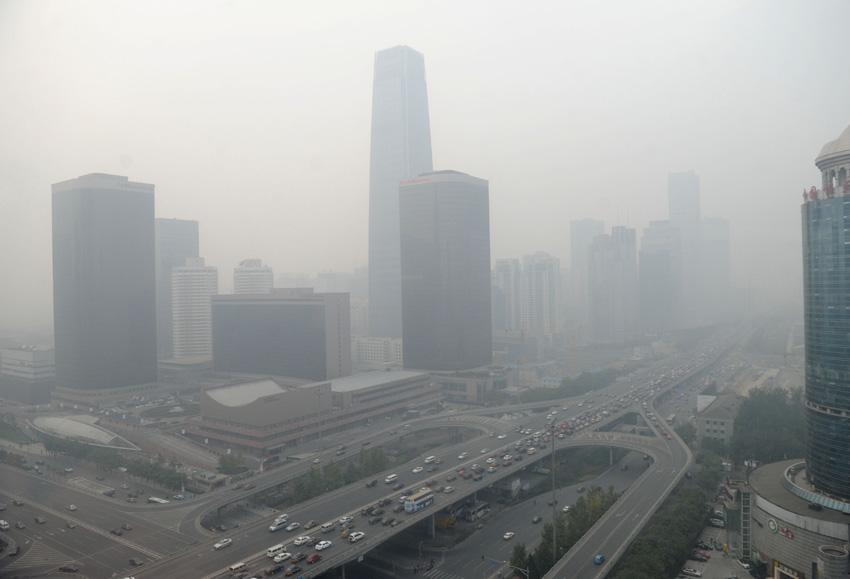
#> input picture 大三下/计算机视觉/实验/实验2/smog.jpg, 850 x 579 px
$ python 1.py
#> lines starting #> are read from the running program, lines starting #| are printed output that depends on the picture
import cv2
import numpy as np
import ctypes

# 自定义3x3卷积核
custom_kernel = np.array([[-10, -10, -10],
                          [-10, 81, -10],
                          [-10, -10, -10]])
# 增大模板权重系数，使得图像的边缘过分清晰

# 加载图像
img_path = "smog.jpg"
img = cv2.imread(img_path)
#> img is the input picture: shape (579, 850, 3); mean B, G, R 159.2, 159.6, 157.2

if img is None:
    print("Error: Unable to load image.")
    exit()

# 图像处理函数
def apply_custom_convolution(img, kernel):
    # 卷积操作
    conv_img = cv2.filter2D(img, -1, kernel)
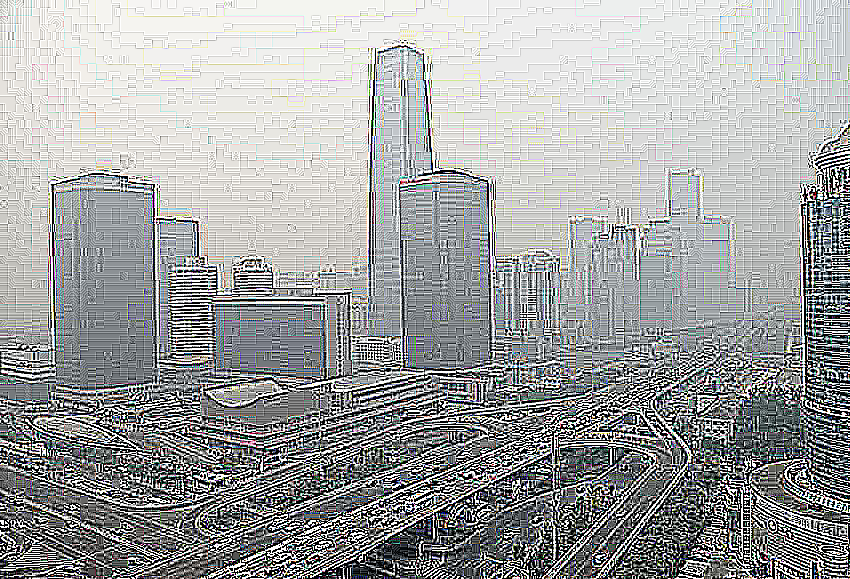
#> conv_img: shape (579, 850, 3); mean B, G, R 161.9, 162.5, 160.7
    return conv_img

# 应用自定义卷积核进行图像处理
result_img = apply_custom_convolution(img, custom_kernel)

# 获取屏幕大小
#> (the run stopped early here; a loop or call above may not have finished)

$ run again, with 大三下/计算机视觉/实验/实验2/202103151422+温家伟+实验二（1）.png saved as 大三下/计算机视觉/实验/实验2/smog.jpg
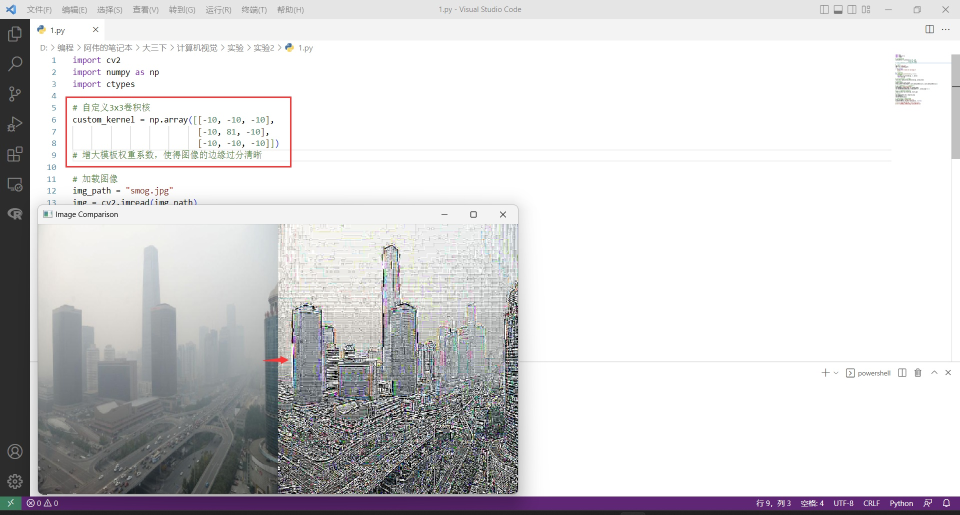
#> input picture 大三下/计算机视觉/实验/实验2/202103151422+温家伟+实验二（1）.png, 1920 x 1029 px (shown at 1/2 size)
#> img is the input picture: shape (1029, 1920, 3); mean B, G, R 214.2, 212.6, 213.6
#> in apply_custom_convolution, `conv_img = cv2.filter2D(img, -1, kernel)`:
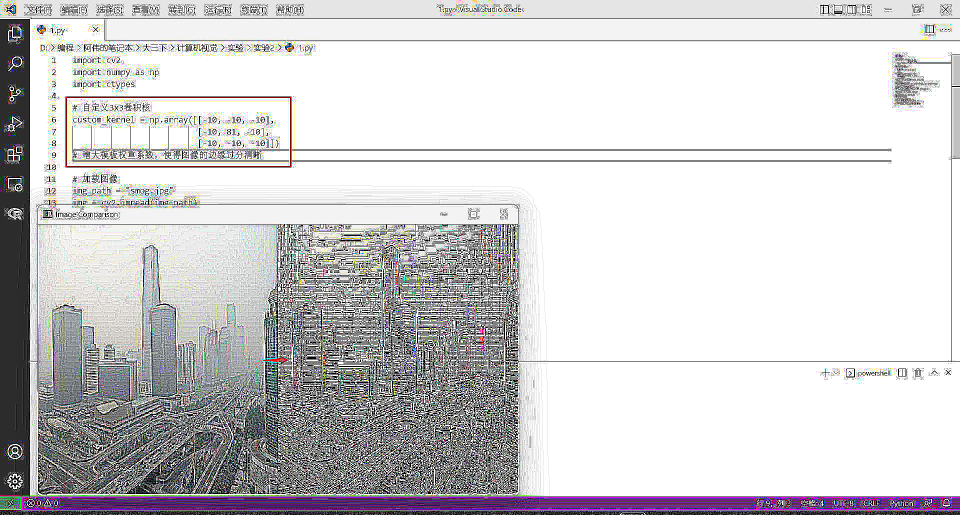
#> conv_img: shape (1029, 1920, 3) (shown at 1/2 size); mean B, G, R 208, 206.5, 207.7

$ run again, with 大三下/计算机视觉/实验/实验2/202103151422+温家伟+实验二（2）.png saved as 大三下/计算机视觉/实验/实验2/smog.jpg
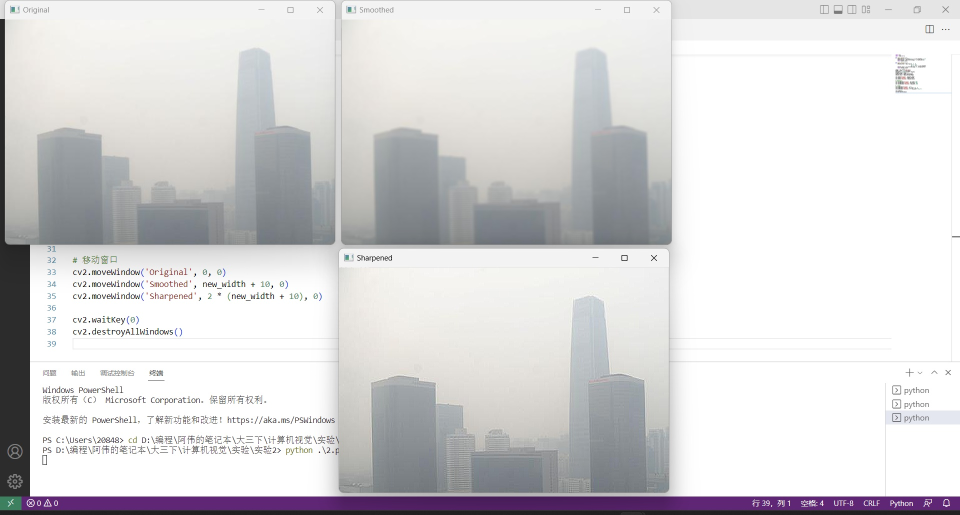
#> input picture 大三下/计算机视觉/实验/实验2/202103151422+温家伟+实验二（2）.png, 1920 x 1029 px (shown at 1/2 size)
#> img is the input picture: shape (1029, 1920, 3); mean B, G, R 215.2, 214, 214.9
#> in apply_custom_convolution, `conv_img = cv2.filter2D(img, -1, kernel)`:
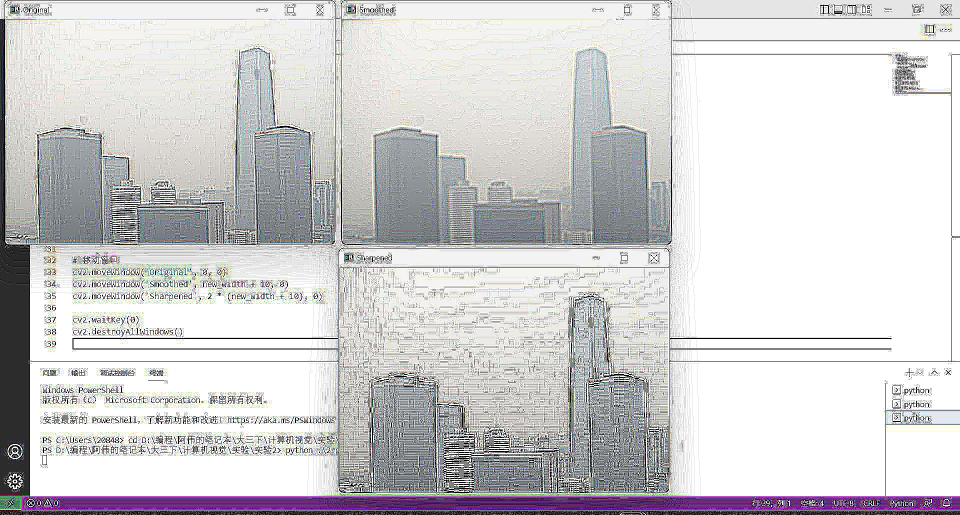
#> conv_img: shape (1029, 1920, 3) (shown at 1/2 size); mean B, G, R 209, 207.9, 208.8
